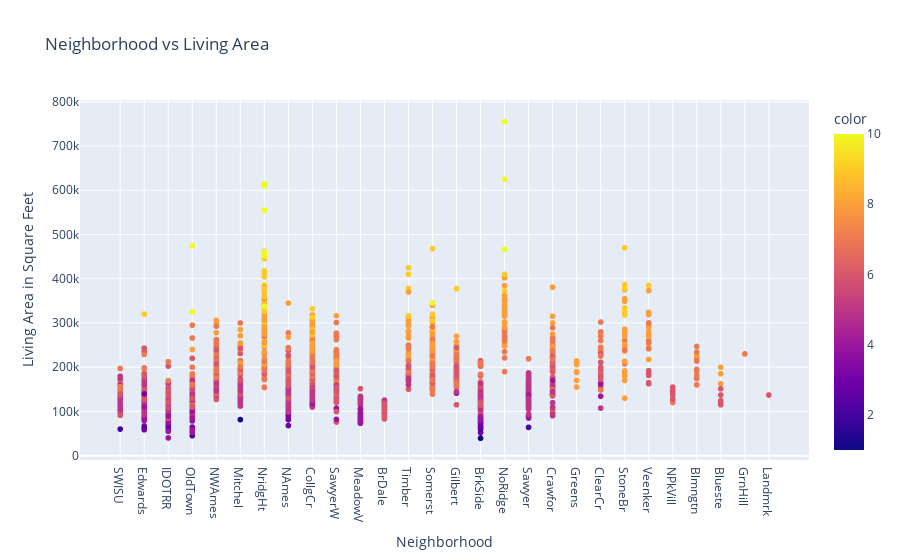

This figure's notebook cell:
### Code cell
fig = px.scatter(
    x=df_normal_quality.Neighborhood, 
    y= df_normal_quality.SalePrice, 
    #color = df_normal_quality.SalePrice,
    color = np.sqrt(df_normal_quality.OverallQual),
    labels={'x': 'Neighborhood', 'y': 'Living Area in Square Feet'},
    title='Neighborhood vs Living Area'
)

# Show the plot
fig.show()

### Figure 1 — Plotly figure (JSON) as saved in the notebook; plotly's stock layout.template omitted (floating-point values rounded to 4 significant figures; data arrays with more than 128 entries replaced by an {"elided": "..."} marker saying what was removed)
{"data": [{"hovertemplate": "Neighborhood=%{x}<br>Living Area in Square Feet=%{y}<br>color=%{marker.color}<extra></extra>", "legendgroup": "", "marker": {"color": {"elided": "2333 int values"}, "coloraxis": "coloraxis", "symbol": "circle"}, "mode": "markers", "name": "", "showlegend": false, "type": "scattergl", "x": {"elided": "2333 str values"}, "xaxis": "x", "y": {"elided": "2333 int values"}, "yaxis": "y"}], "layout": {"coloraxis": {"colorbar": {"title": {"text": "color"}}, "colorscale": [[0, "#0d0887"], [0.1111, "#46039f"], [0.2222, "#7201a8"], [0.3333, "#9c179e"], [0.4444, "#bd3786"], [0.5556, "#d8576b"], [0.6667, "#ed7953"], [0.7778, "#fb9f3a"], [0.8889, "#fdca26"], [1, "#f0f921"]]}, "legend": {"tracegroupgap": 0}, "title": {"text": "Neighborhood vs Living Area"}, "xaxis": {"anchor": "y", "domain": [0, 1], "title": {"text": "Neighborhood"}}, "yaxis": {"anchor": "x", "domain": [0, 1], "title": {"text": "Living Area in Square Feet"}}}}
